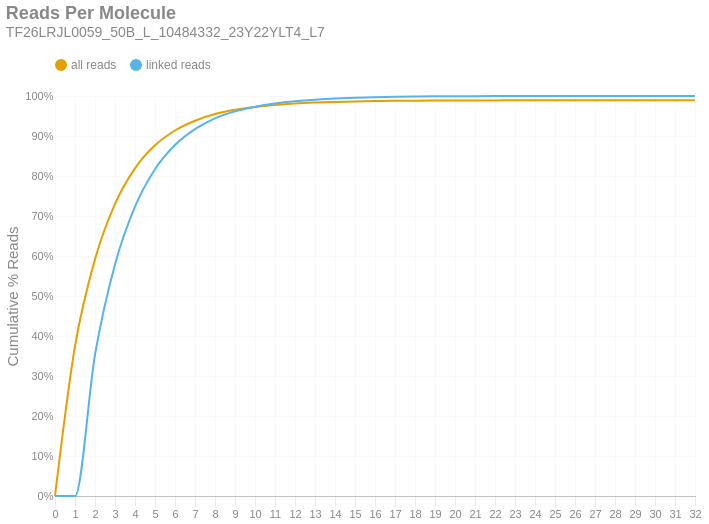

Notebook source saved alongside this figure:
### Markdown cell above
### Reads per Molecule
This chart shows the cumulative distribution of the number of reads per linked molecule. That is, how many alignments are associated with a unique molecule. This excludes the number of reads associated with invalid or absent linked-read barcodes. The `linked` histogram is the percentages recalculated when disregarding singletons.

### Code cell
if SKIPLR:
    print_html(f"Skipped")
else:
    counts = np.bincount(valids['reads'].cast(pl.Int64).to_numpy())
    weighted = counts * np.arange(len(counts))
    all_perc = weighted / n_reads
    linked_perc = weighted / n_linked_reads
    linked_perc[1] = 0
    binned_df = pl.DataFrame({
        'readsper': list(range(len(counts))),
        'all reads (cumsum)': np.cumsum(all_perc).tolist(),
        'linked reads (cumsum)': np.cumsum(linked_perc).tolist(),
    })

    with SafeRender(binned_df):
        (
            density_plot(binned_df, 'Reads Per Molecule', samplename, 'readspmol')
            .encode(
                x=alt.X('readsper:O', title=None).axis(labelAngle=0).scale(padding=0),
                y=alt.Y('value:Q', title='Cumulative % Reads').axis(format='%').stack(False),
                color=alt.Color("key:N").scale(domain=["all reads", "linked reads"]),
                tooltip=[
                    alt.Tooltip("key:N", title="Data Type"),
                    alt.Tooltip("readsper:O", title="Reads Per Molecule"),
                    alt.Tooltip("value:Q", format=".2%", title="% Reads (Cum.)")
                ]            
            )
        ).display()

### Figure 1 — Vega-Lite specification as saved in the notebook (floating-point values rounded to 4 significant figures)
{"width": "container", "height": 400, "config": {"title": {"anchor": "start", "dy": -15, "fontSize": 18, "color": "#888888", "subtitleColor": "#888888", "subtitleFontSize": 14}, "arc": {"fill": "#0072B2"}, "axis": {"domainColor": "#888888", "domainWidth": 0.5, "gridWidth": 0.2, "grid": false, "titleFontWeight": 400, "titleFontSize": 15, "labelFontSize": 11, "labelColor": "#888888", "tickColor": "#888888", "tickWidth": 0.2, "titleColor": "#888888"}, "axisBand": {"grid": false}, "axisX": {"grid": true, "tickSize": 10, "domainCap": "round"}, "axisY": {"domain": false, "grid": true, "tickSize": 0, "domainCap": "round"}, "background": "transparent", "header": {"labelFontSize": 15, "labelColor": "#888888", "titleFontSize": 15, "titleFontWeight": 600, "titleColor": "#888888"}, "legend": {"labelFont": "sans-serif", "labelFontSize": 12, "labelColor": "#888888", "symbolSize": 100, "symbolType": "circle", "titleFontSize": 12, "titlePadding": 10, "titleColor": "#888888", "title": null, "orient": "top"}, "range": {"category": ["#E69F00", "#56B4E9", "#009E73", "#F0E442", "#0072B2", "#D55E00", "#CC79A7", "#000000"], "diverging": ["#cfe8f3", "#a2d4ec", "#73bfe2", "#46abdb", "#1696d2", "#12719e"]}, "area": {"fill": "#0072B2", "fillOpacity": 0.7, "line": true, "strokeOpacity": 0.7}, "line": {"color": "#0072B2", "stroke": "#0072B2", "strokeWidth": 2}, "trail": {"color": "#0072B2", "stroke": "#0072B2", "strokeWidth": 0, "size": 1}, "point": {"filled": true, "fillOpacity": 1.0, "size": 95}, "text": {"color": "#888888", "fontSize": 11, "align": "right", "fontWeight": 400, "size": 11}, "bar": {"fill": "#0072B2", "stroke": null}, "view": {"stroke": null, "continuousWidth": 660, "continuousHeight": 400}}, "data": {"name": "data-4a4f16c01f0e4c01501247a24bb89cc1"}, "mark": {"type": "line", "interpolate": "monotone", "point": {"opacity": 0, "size": 275}}, "encoding": {"color": {"field": "key", "scale": {"domain": ["all reads", "linked reads"]}, "type": "nominal"}, "tooltip": [{"field": "key", "title": "Data Type", "type": "nominal"}, {"field": "readsper", "title": "Reads Per Molecule", "type": "ordinal"}, {"field": "value", "format": ".2%", "title": "% Reads (Cum.)", "type": "quantitative"}], "x": {"axis": {"labelAngle": 0}, "field": "readsper", "scale": {"padding": 0}, "title": null, "type": "ordinal"}, "y": {"axis": {"format": "%"}, "field": "value", "stack": false, "title": "Cumulative % Reads", "type": "quantitative"}}, "params": [{"name": "param_c36ac31b6afebe62", "select": {"type": "point", "fields": ["key"]}, "bind": "legend"}], "title": {"text": "Reads Per Molecule", "subtitle": "TF26LRJL0059_50B_L_10484332_23Y22YLT4_L7"}, "transform": [{"fold": ["all reads (cumsum)", "linked reads (cumsum)"]}, {"calculate": "replace(datum.key, ' (cumsum)', '')", "as": "key"}, {"filter": {"param": "param_c36ac31b6afebe62"}}], "usermeta": {"embedOptions": {"downloadFileName": "TF26LRJL0059_50B_L_10484332_23Y22YLT4_L7.readspmol"}}, "$schema": "https://vega.github.io/schema/vega-lite/v6.4.1.json", "datasets": {"data-4a4f16c01f0e4c01501247a24bb89cc1": [{"readsper": 0, "all reads (cumsum)": 0.0, "linked reads (cumsum)": 0.0}, {"readsper": 1, "all reads (cumsum)": 0.3746, "linked reads (cumsum)": 0.0}, {"readsper": 2, "all reads (cumsum)": 0.5916, "linked reads (cumsum)": 0.3531}, {"readsper": 3, "all reads (cumsum)": 0.7303, "linked reads (cumsum)": 0.5787}, {"readsper": 4, "all reads (cumsum)": 0.8191, "linked reads (cumsum)": 0.7233}, {"readsper": 5, "all reads (cumsum)": 0.8766, "linked reads (cumsum)": 0.8169}, {"readsper": 6, "all reads (cumsum)": 0.9138, "linked reads (cumsum)": 0.8773}, {"readsper": 7, "all reads (cumsum)": 0.9382, "linked reads (cumsum)": 0.917}, {"readsper": 8, "all reads (cumsum)": 0.9548, "linked reads (cumsum)": 0.944}, {"readsper": 9, "all reads (cumsum)": 0.9655, "linked reads (cumsum)": 0.9615}, {"readsper": 10, "all reads (cumsum)": 0.9727, "linked reads (cumsum)": 0.9732}, {"readsper": 11, "all reads (cumsum)": 0.9778, "linked reads (cumsum)": 0.9814}, {"readsper": 12, "all reads (cumsum)": 0.9813, "linked reads (cumsum)": 0.9871}, {"readsper": 13, "all reads (cumsum)": 0.9836, "linked reads (cumsum)": 0.9908}, {"readsper": 14, "all reads (cumsum)": 0.9853, "linked reads (cumsum)": 0.9936}, {"readsper": 15, "all reads (cumsum)": 0.9865, "linked reads (cumsum)": 0.9956}, {"readsper": 16, "all reads (cumsum)": 0.9874, "linked reads (cumsum)": 0.9971}, {"readsper": 17, "all reads (cumsum)": 0.988, "linked reads (cumsum)": 0.998}, {"readsper": 18, "all reads (cumsum)": 0.9884, "linked reads (cumsum)": 0.9986}, {"readsper": 19, "all reads (cumsum)": 0.9887, "linked reads (cumsum)": 0.9991}, {"readsper": 20, "all reads (cumsum)": 0.9888, "linked reads (cumsum)": 0.9994}, {"readsper": 21, "all reads (cumsum)": 0.989, "linked reads (cumsum)": 0.9996}, {"readsper": 22, "all reads (cumsum)": 0.989, "linked reads (cumsum)": 0.9997}, {"readsper": 23, "all reads (cumsum)": 0.9891, "linked reads (cumsum)": 0.9999}, {"readsper": 24, "all reads (cumsum)": 0.9892, "linked reads (cumsum)": 0.9999}, {"readsper": 25, "all reads (cumsum)": 0.9892, "linked reads (cumsum)": 0.9999}, {"readsper": 26, "all reads (cumsum)": 0.9892, "linked reads (cumsum)": 1.0}, {"readsper": 27, "all reads (cumsum)": 0.9892, "linked reads (cumsum)": 1.0}, {"readsper": 28, "all reads (cumsum)": 0.9892, "linked reads (cumsum)": 1.0}, {"readsper": 29, "all reads (cumsum)": 0.9892, "linked reads (cumsum)": 1.0}, {"readsper": 30, "all reads (cumsum)": 0.9892, "linked reads (cumsum)": 1.0}, {"readsper": 31, "all reads (cumsum)": 0.9892, "linked reads (cumsum)": 1.0}, {"readsper": 32, "all reads (cumsum)": 0.9892, "linked reads (cumsum)": 1.0}]}}
